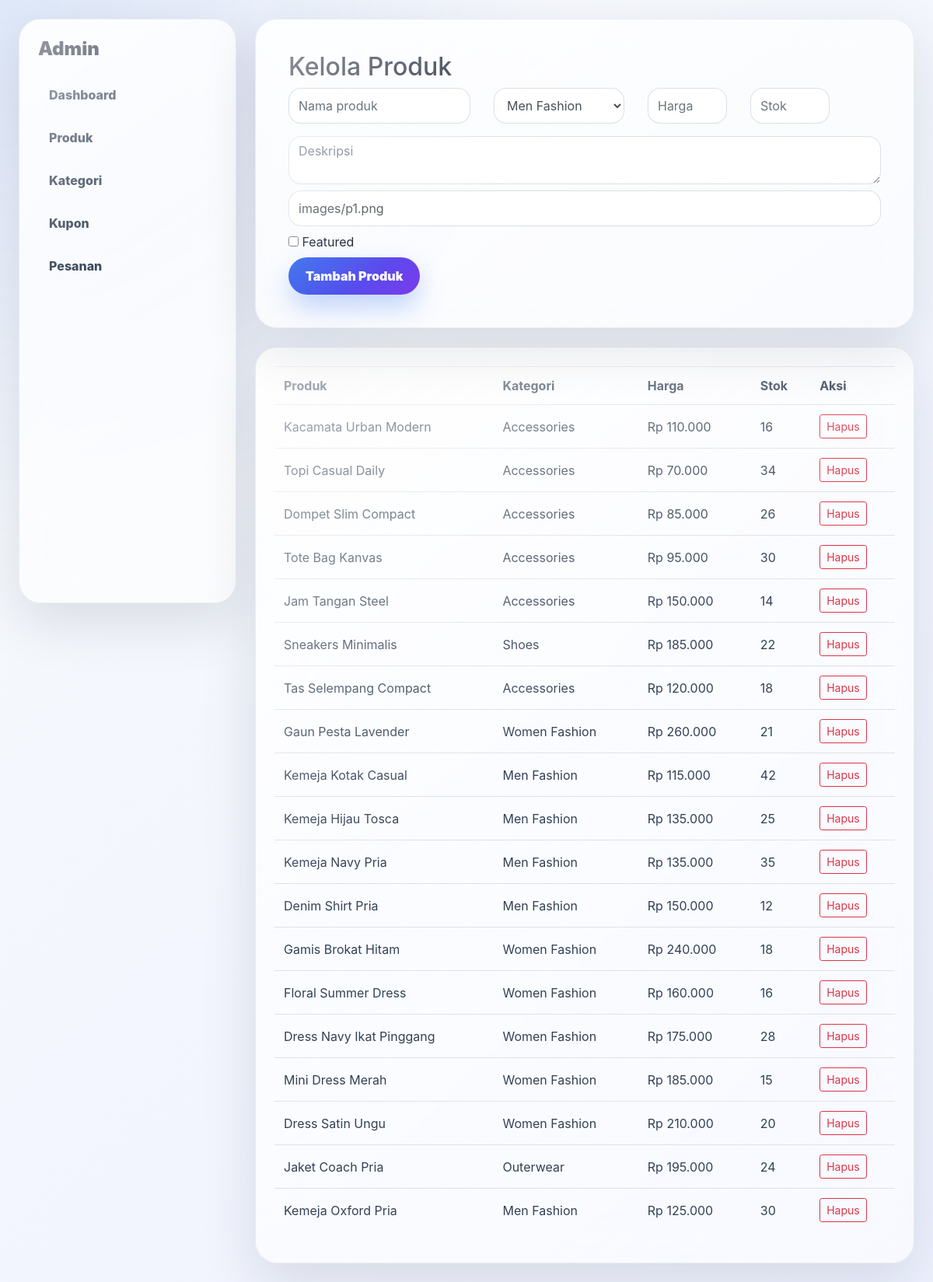
The app's page /admin/products_manage.php (signed in) with its own data.
### tables this page shows
CREATE TABLE products (
  id INT AUTO_INCREMENT PRIMARY KEY,
  category_id INT NOT NULL,
  name VARCHAR(120) NOT NULL,
  slug VARCHAR(140) NOT NULL UNIQUE,
  description TEXT,
  price DECIMAL(12,2) NOT NULL,
  stock INT NOT NULL DEFAULT 0,
  image VARCHAR(255),
  is_featured TINYINT(1) NOT NULL DEFAULT 0,
  created_at TIMESTAMP DEFAULT CURRENT_TIMESTAMP,
  CONSTRAINT fk_products_category FOREIGN KEY (category_id) REFERENCES categories(id)
    ON UPDATE CASCADE ON DELETE RESTRICT
);

CREATE TABLE categories (
  id INT AUTO_INCREMENT PRIMARY KEY,
  name VARCHAR(80) NOT NULL UNIQUE,
  description TEXT,
  created_at TIMESTAMP DEFAULT CURRENT_TIMESTAMP
);

### admin/products_manage.php (the view, shortened to what this page needs)
<?php require_once '../config/database.php'; require_once '../includes/session.php'; require_admin();
$cats=$pdo->query('SELECT * FROM categories')->fetchAll(); $products=$pdo->query('SELECT p.*, c.name category FROM products p JOIN categories c ON c.id=p.category_id ORDER BY p.id DESC')->fetchAll();
?>
<!DOCTYPE html><html lang="id"><head><meta charset="utf-8"><meta name="viewport" content="width=device-width,initial-scale=1"><title>Kelola Produk</title><link rel="stylesheet" href="../css/bootstrap.css"><link rel="stylesheet" href="../css/liquid-glass.css"><link rel="stylesheet" href="../css/professional.css"><link rel="stylesheet" href="../css/professional.css"></head><body><div class="admin-shell"><aside class="admin-sidebar glass-card"><h4>Admin</h4><a href="dashboard.php">Dashboard</a><a href="products_manage.php">Produk</a><a href="categories_manage.php">Kategori</a><a href="coupons_manage.php">Kupon</a><a href="orders_manage.php">Pesanan</a></aside><main><div class="glass-panel"><h2>Kelola Produk</h2><form method="post"><div class="row"><div class="col-md-4 mb-2"><input class="form-control" name="name" placeholder="Nama produk" required></div><div class="col-md-3 mb-2"><select class="form-control" name="category_id"><?php foreach($cats as $c): ?><option value="<?= $c['id'] ?>"><?= htmlspecialchars($c['name']) ?></option><?php endforeach; ?></select></div><div class="col-md-2 mb-2"><input class="form-control" name="price" type="number" placeholder="Harga" required></div><div class="col-md-2 mb-2"><input class="form-control" name="stock" type="number" placeholder="Stok" required></div></div><textarea class="form-control mt-2" name="description" placeholder="Deskripsi"></textarea><input class="form-control mt-2" name="image" value="images/p1.png" placeholder="Path gambar"><label class="mt-2"><input type="checkbox" name="is_featured"> Featured</label><br><button class="btn-liquid">Tambah Produk</button></form></div><div class="glass-card p-4 mt-4"><div class="table-responsive"><table class="table"><tr><th>Produk</th><th>Kategori</th><th>Harga</th><th>Stok</th><th>Aksi</th></tr><?php foreach($products as $p): ?><tr><td><?= htmlspecialchars($p['name']) ?></td><td><?= htmlspecialchars($p['category']) ?></td><td>Rp <?= number_format($p['price'],0,',','.') ?></td><td><?= $p['stock'] ?></td><td><form method="post" onsubmit="return confirm('Hapus produk?')"><input type="hidden" name="id" value="<?= $p['id'] ?>"><button name="delete" class="btn btn-sm btn-outline-danger">Hapus</button></form></td></tr><?php endforeach; ?></table></div></div></main></div></body></html>

### css/liquid-glass.css (style rules this page uses)
:root { --glass-bg:rgba(255,255,255,.18);--glass-border:rgba(255,255,255,.38);--glass-shadow:0 24px 80px rgba(10,20,40,.18);--ink:#122033;--muted:#64748b;--accent:#ff3b6b;--accent2:#7c3aed;--soft:#f8fbff }
* { box-sizing:border-box }
body { font-family:Inter,Arial,sans-serif;background:radial-gradient(circle at 12% 10%,#ffe3ec 0,#fff6fa 25%,transparent 44%),radial-gradient(circle at 85% 5%,#dbeafe 0,#eef6ff 22%,transparent 45%),linear-gradient(135deg,#fbfdff 0,#f4f7fb 100%);color:var(--ink);min-height:100vh }
.btn-glass-small,.btn-liquid { border:0;border-radius:18px;color:#fff!important;font-weight:800;padding:11px 18px;background:linear-gradient(135deg,var(--accent),var(--accent2));box-shadow:0 16px 34px rgba(124,58,237,.25);display:inline-block }
.glass-panel { position:relative;z-index:1;border:1px solid var(--glass-border);background:linear-gradient(145deg,rgba(255,255,255,.68),rgba(255,255,255,.25));box-shadow:var(--glass-shadow);backdrop-filter:blur(24px);-webkit-backdrop-filter:blur(24px);border-radius:34px;padding:34px }
.glass-card,.product-card,.feature-card,.stat-card,.checkout-card,.admin-card { border:1px solid var(--glass-border)!important;background:linear-gradient(145deg,rgba(255,255,255,.74),rgba(255,255,255,.28))!important;box-shadow:0 18px 60px rgba(10,20,40,.12)!important;backdrop-filter:blur(20px);-webkit-backdrop-filter:blur(20px);border-radius:28px!important }
.glass-input,.form-control { border-radius:16px!important;border:1px solid rgba(148,163,184,.32)!important;background:rgba(255,255,255,.58)!important;min-height:46px }
.admin-shell { display:grid;grid-template-columns:260px 1fr;min-height:100vh;gap:22px;padding:22px }
.admin-sidebar { position:sticky;top:22px;height:calc(100vh - 44px);padding:24px }
.admin-sidebar a { display:block;padding:12px 14px;margin:7px 0;border-radius:16px;color:#334155;font-weight:800 }

### css/professional.css (style rules this page uses)
:root { --navy:#0f172a;--slate:#334155;--muted:#64748b;--line:rgba(148,163,184,.24);--glass:rgba(255,255,255,.78);--glass2:rgba(255,255,255,.56);--blue:#2563eb;--purple:#7c3aed;--rose:#e11d48;--green:#059669;--radius:28px;--shadow:0 24px 70px rgba(15,23,42,.12) }
* { box-sizing:border-box }
html { scroll-behavior:smooth }
body { font-family:'Inter','Segoe UI',Arial,sans-serif!important;color:var(--navy);background:radial-gradient(circle at 8% 10%,rgba(244,63,94,.14),transparent 22%),radial-gradient(circle at 92% 42%,rgba(37,99,235,.14),transparent 25%),linear-gradient(135deg,#fff7fb 0%,#f8fbff 48%,#edf6ff 100%);background-attachment:fixed;min-height:100vh }
.btn-glass-small,.btn-liquid { display:inline-flex;align-items:center;justify-content:center;border:0!important;color:#fff!important;background:linear-gradient(135deg,var(--blue),var(--purple))!important;border-radius:999px!important;font-weight:900!important;padding:12px 22px!important;box-shadow:0 16px 34px rgba(37,99,235,.28)!important;text-decoration:none!important }
.glass-panel,.floating-card,.glass-card,.product-card,.checkout-card,.admin-card { position:relative;overflow:hidden;border-radius:var(--radius)!important;border:1px solid rgba(226,232,240,.76)!important;background:linear-gradient(145deg,var(--glass),var(--glass2))!important;box-shadow:var(--shadow)!important;backdrop-filter:blur(24px) }
.glass-panel { padding:42px }
.glass-panel:before,.product-card:before,.floating-card:before,.glass-card:before { content:"";position:absolute;inset:0;border-radius:inherit;pointer-events:none;background:linear-gradient(145deg,rgba(255,255,255,.62),transparent 44%) }
.form-control { min-height:46px;border-radius:16px!important;border-color:rgba(148,163,184,.34)!important;box-shadow:none!important;background:rgba(255,255,255,.82)!important }
.table { color:#334155 }
.table td,.table th { vertical-align:middle }
.admin-shell { min-height:100vh;display:grid;grid-template-columns:280px 1fr;gap:24px;padding:24px;background:radial-gradient(circle at top left,rgba(37,99,235,.12),transparent 34%),linear-gradient(135deg,#f8fafc,#eef2ff) }
.admin-main,.admin-shell main { min-width:0 }
.admin-sidebar { padding:24px;height:calc(100vh - 48px);position:sticky;top:24px }
.admin-sidebar h4 { font-weight:950;margin-bottom:20px }
.admin-sidebar a { display:block;padding:12px 14px;border-radius:16px;color:#334155;font-weight:800;text-decoration:none }

### records on screen
products: name "Kacamata Urban Modern", category.name "Accessories", price "110.000", stock "16"
products: name "Topi Casual Daily", category.name "Accessories", price "70.000", stock "34"
products: name "Dompet Slim Compact", category.name "Accessories", price "85.000", stock "26"
products: name "Tote Bag Kanvas", category.name "Accessories", price "95.000", stock "30"
products: name "Jam Tangan Steel", category.name "Accessories", price "150.000", stock "14"
products: name "Sneakers Minimalis", category.name "Shoes", price "185.000", stock "22"
products: name "Tas Selempang Compact", category.name "Accessories", price "120.000", stock "18"
products: name "Gaun Pesta Lavender", category.name "Women Fashion", price "260.000", stock "21"
products: name "Kemeja Kotak Casual", category.name "Men Fashion", price "115.000", stock "42"
products: name "Kemeja Hijau Tosca", category.name "Men Fashion", price "135.000", stock "25"
products: name "Kemeja Navy Pria", category.name "Men Fashion", price "135.000", stock "35"
products: name "Denim Shirt Pria", category.name "Men Fashion", price "150.000", stock "12"
products: name "Gamis Brokat Hitam", category.name "Women Fashion", price "240.000", stock "18"
products: name "Floral Summer Dress", category.name "Women Fashion", price "160.000", stock "16"
products: name "Dress Navy Ikat Pinggang", category.name "Women Fashion", price "175.000", stock "28"
products: name "Mini Dress Merah", category.name "Women Fashion", price "185.000", stock "15"
products: name "Dress Satin Ungu", category.name "Women Fashion", price "210.000", stock "20"
products: name "Jaket Coach Pria", category.name "Outerwear", price "195.000", stock "24"
products: name "Kemeja Oxford Pria", category.name "Men Fashion", price "125.000", stock "30"

### other values on screen
form field category_id "Men Fashion"
